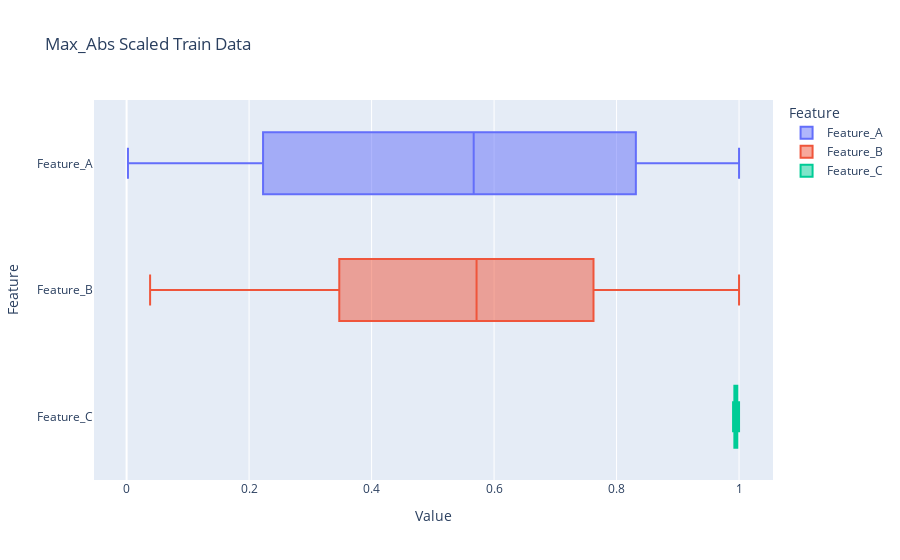

The notebook cell saved with this chart:
### Markdown cell above
__절대값 기준 정규화 (MaxAbs Scaler) : 절대값 최대치를 1로 스케일링__
* 희소(sparse)데이터, 텍스트 데이터의 TF-IDF에 적합, 0을 중심으로 대칭적인 분포 유지

### Code cell
from sklearn.preprocessing import MaxAbsScaler

# 2. 스케일러 정의 및 학습
mas = MaxAbsScaler()

# fit은 train에만 데이터 누수 방지
X_train_mas = mas.fit_transform(X_train)
X_test_mas = mas.transform(X_test)

# 3. 결과 데이터 프레임 구축
df_train_mas = pd.DataFrame(X_train_mas, columns = X_train.columns)
df_test_mas = pd.DataFrame(X_test_mas, columns = X_test.columns)

print('--- [검증] Train 데이터 MaxAbs 통계량 ---')
display(df_train_mas.describe())
print('\n--- [검증] Test 데이터 MaxAbs 통계량 ---')
display(df_test_mas.describe())

# 4. 시각화
fig_mas = px.box(df_train_mas.melt(var_name = 'Feature', value_name = 'Value'),
                x = 'Value',
                y = 'Feature',
                color = 'Feature',
                title = 'Max_Abs Scaled Train Data')
fig_mas.show()

### Figure 1 — Plotly figure (JSON) as saved in the notebook; plotly's stock layout.template omitted (floating-point values rounded to 4 significant figures)
{"data": [{"alignmentgroup": "True", "hovertemplate": "Feature=%{y}<br>Value=%{x}<extra></extra>", "legendgroup": "Feature_A", "marker": {"color": "#636efa"}, "name": "Feature_A", "notched": false, "offsetgroup": "Feature_A", "orientation": "h", "showlegend": true, "type": "box", "x": [0.795, 0.1092, 0.8376, 0.8633, 0.6352, 0.9293, 0.3661, 0.8088, 0.8343, 0.08545, 0.6889, 0.1728, 0.8761, 0.4134, 0.369, 0.4503, 0.115, 0.6203, 0.9598, 0.656, 0.1972, 0.6224, 0.08419, 0.6173, 0.4553, 0.779, 0.8607, 0.9406, 0.6039, 0.3323, 0.1351, 0.2875, 0.9071, 0.8252, 0.3794, 0.959, 0.9591, 0.5657, 0.5678, 0.5412, 0.7677, 0.9166, 0.0313, 0.612, 0.7116, 0.3201, 0.6277, 0.04773, 0.3726, 0.2205, 1.0, 0.2787, 0.8829, 0.193, 0.1449, 0.8883, 0.7053, 0.8032, 0.1952, 0.5181, 0.9823, 0.8287, 0.9912, 0.002207, 0.443, 0.2174, 0.336, 0.4761, 0.05545, 0.1538, 0.006258, 0.1203, 0.1436, 0.5376, 0.4754, 0.2251, 0.5729, 0.8861, 0.8619, 0.9078], "x0": " ", "xaxis": "x", "y": ["Feature_A", "Feature_A", "Feature_A", "Feature_A", "Feature_A", "Feature_A", "Feature_A", "Feature_A", "Feature_A", "Feature_A", "Feature_A", "Feature_A", "Feature_A", "Feature_A", "Feature_A", "Feature_A", "Feature_A", "Feature_A", "Feature_A", "Feature_A", "Feature_A", "Feature_A", "Feature_A", "Feature_A", "Feature_A", "Feature_A", "Feature_A", "Feature_A", "Feature_A", "Feature_A", "Feature_A", "Feature_A", "Feature_A", "Feature_A", "Feature_A", "Feature_A", "Feature_A", "Feature_A", "Feature_A", "Feature_A", "Feature_A", "Feature_A", "Feature_A", "Feature_A", "Feature_A", "Feature_A", "Feature_A", "Feature_A", "Feature_A", "Feature_A", "Feature_A", "Feature_A", "Feature_A", "Feature_A", "Feature_A", "Feature_A", "Feature_A", "Feature_A", "Feature_A", "Feature_A", "Feature_A", "Feature_A", "Feature_A", "Feature_A", "Feature_A", "Feature_A", "Feature_A", "Feature_A", "Feature_A", "Feature_A", "Feature_A", "Feature_A", "Feature_A", "Feature_A", "Feature_A", "Feature_A", "Feature_A", "Feature_A", "Feature_A", "Feature_A"], "y0": " ", "yaxis": "y"}, {"alignmentgroup": "True", "hovertemplate": "Feature=%{y}<br>Value=%{x}<extra></extra>", "legendgroup": "Feature_B", "marker": {"color": "#EF553B"}, "name": "Feature_B", "notched": false, "offsetgroup": "Feature_B", "orientation": "h", "showlegend": true, "type": "box", "x": [0.3185, 0.7804, 0.6371, 0.7317, 0.3598, 0.878, 0.7346, 0.9506, 0.906, 0.3348, 0.7165, 0.741, 0.4385, 0.04213, 0.3248, 0.4173, 0.9559, 0.07579, 0.8947, 0.7597, 0.3844, 0.917, 0.7649, 0.5586, 0.9873, 0.8874, 0.2886, 0.6549, 0.2927, 0.5057, 1.0, 0.6283, 0.419, 0.5481, 0.2985, 0.4829, 0.6866, 0.5058, 0.03837, 0.8236, 0.9193, 0.06013, 0.5799, 0.569, 0.1506, 0.5713, 0.4963, 0.6785, 0.6076, 0.9298, 0.964, 0.8062, 0.3597, 0.6255, 0.708, 0.6311, 0.9064, 0.5608, 0.4603, 0.8735, 0.6714, 0.6313, 0.3754, 0.04219, 0.2836, 0.7389, 0.5209, 0.8615, 0.3249, 0.5715, 0.3023, 0.7425, 0.5554, 0.04356, 0.1077, 0.4218, 0.2028, 0.254, 0.308, 0.9825], "x0": " ", "xaxis": "x", "y": ["Feature_B", "Feature_B", "Feature_B", "Feature_B", "Feature_B", "Feature_B", "Feature_B", "Feature_B", "Feature_B", "Feature_B", "Feature_B", "Feature_B", "Feature_B", "Feature_B", "Feature_B", "Feature_B", "Feature_B", "Feature_B", "Feature_B", "Feature_B", "Feature_B", "Feature_B", "Feature_B", "Feature_B", "Feature_B", "Feature_B", "Feature_B", "Feature_B", "Feature_B", "Feature_B", "Feature_B", "Feature_B", "Feature_B", "Feature_B", "Feature_B", "Feature_B", "Feature_B", "Feature_B", "Feature_B", "Feature_B", "Feature_B", "Feature_B", "Feature_B", "Feature_B", "Feature_B", "Feature_B", "Feature_B", "Feature_B", "Feature_B", "Feature_B", "Feature_B", "Feature_B", "Feature_B", "Feature_B", "Feature_B", "Feature_B", "Feature_B", "Feature_B", "Feature_B", "Feature_B", "Feature_B", "Feature_B", "Feature_B", "Feature_B", "Feature_B", "Feature_B", "Feature_B", "Feature_B", "Feature_B", "Feature_B", "Feature_B", "Feature_B", "Feature_B", "Feature_B", "Feature_B", "Feature_B", "Feature_B", "Feature_B", "Feature_B", "Feature_B"], "y0": " ", "yaxis": "y"}, {"alignmentgroup": "True", "hovertemplate": "Feature=%{y}<br>Value=%{x}<extra></extra>", "legendgroup": "Feature_C", "marker": {"color": "#00cc96"}, "name": "Feature_C", "notched": false, "offsetgroup": "Feature_C", "orientation": "h", "showlegend": true, "type": "box", "x": [0.9958, 0.9979, 0.9945, 0.997, 0.9923, 0.9936, 0.9949, 0.9999, 0.9944, 0.9974, 0.9938, 0.9914, 0.9981, 0.9919, 0.9988, 0.9949, 0.9934, 0.9938, 1.0, 0.9994, 0.9907, 0.998, 0.9952, 0.9964, 0.9914, 0.9938, 0.9919, 0.9941, 0.9917, 0.9913, 0.9919, 0.9949, 0.9955, 0.9946, 0.9938, 0.9951, 0.9909, 0.9903, 0.9958, 0.9907, 0.9967, 0.992, 0.9986, 0.9902, 0.9975, 0.9903, 0.9985, 0.996, 0.9912, 0.9945, 0.998, 0.9996, 0.9951, 0.9945, 0.9971, 0.9994, 0.9999, 0.9997, 0.9993, 0.9973, 0.9927, 0.9913, 0.9903, 0.9916, 0.9935, 0.9938, 0.9941, 0.9967, 0.996, 0.9954, 0.9945, 0.996, 0.9929, 0.9957, 0.9924, 0.9909, 0.9971, 0.9936, 0.9977, 0.9957], "x0": " ", "xaxis": "x", "y": ["Feature_C", "Feature_C", "Feature_C", "Feature_C", "Feature_C", "Feature_C", "Feature_C", "Feature_C", "Feature_C", "Feature_C", "Feature_C", "Feature_C", "Feature_C", "Feature_C", "Feature_C", "Feature_C", "Feature_C", "Feature_C", "Feature_C", "Feature_C", "Feature_C", "Feature_C", "Feature_C", "Feature_C", "Feature_C", "Feature_C", "Feature_C", "Feature_C", "Feature_C", "Feature_C", "Feature_C", "Feature_C", "Feature_C", "Feature_C", "Feature_C", "Feature_C", "Feature_C", "Feature_C", "Feature_C", "Feature_C", "Feature_C", "Feature_C", "Feature_C", "Feature_C", "Feature_C", "Feature_C", "Feature_C", "Feature_C", "Feature_C", "Feature_C", "Feature_C", "Feature_C", "Feature_C", "Feature_C", "Feature_C", "Feature_C", "Feature_C", "Feature_C", "Feature_C", "Feature_C", "Feature_C", "Feature_C", "Feature_C", "Feature_C", "Feature_C", "Feature_C", "Feature_C", "Feature_C", "Feature_C", "Feature_C", "Feature_C", "Feature_C", "Feature_C", "Feature_C", "Feature_C", "Feature_C", "Feature_C", "Feature_C", "Feature_C", "Feature_C"], "y0": " ", "yaxis": "y"}], "layout": {"boxmode": "overlay", "legend": {"title": {"text": "Feature"}, "tracegroupgap": 0}, "title": {"text": "Max_Abs Scaled Train Data"}, "xaxis": {"anchor": "y", "domain": [0, 1], "title": {"text": "Value"}}, "yaxis": {"anchor": "x", "categoryarray": ["Feature_C", "Feature_B", "Feature_A"], "categoryorder": "array", "domain": [0, 1], "title": {"text": "Feature"}}}}
